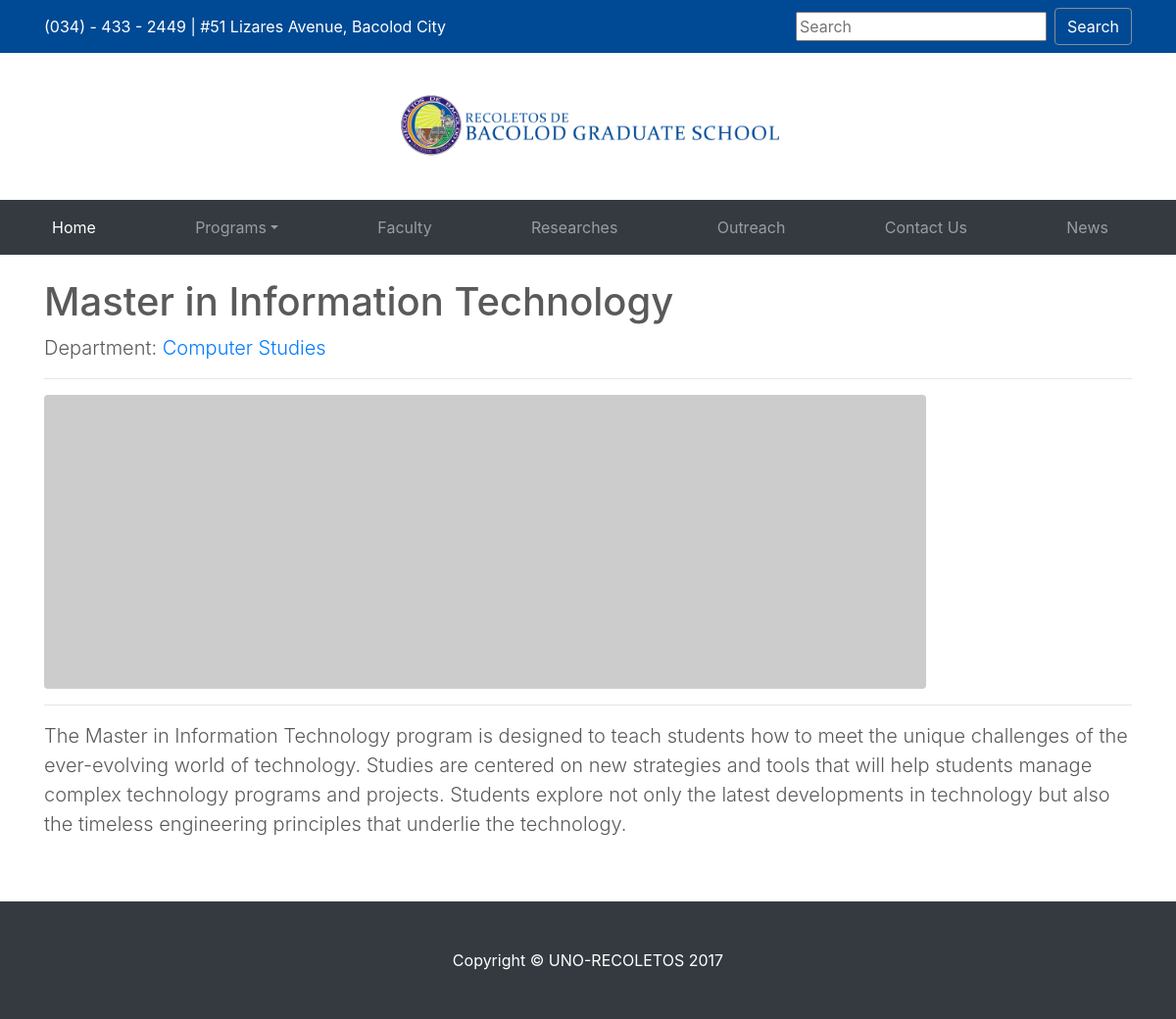
/view/17, run on an earlier commit of the app's database.
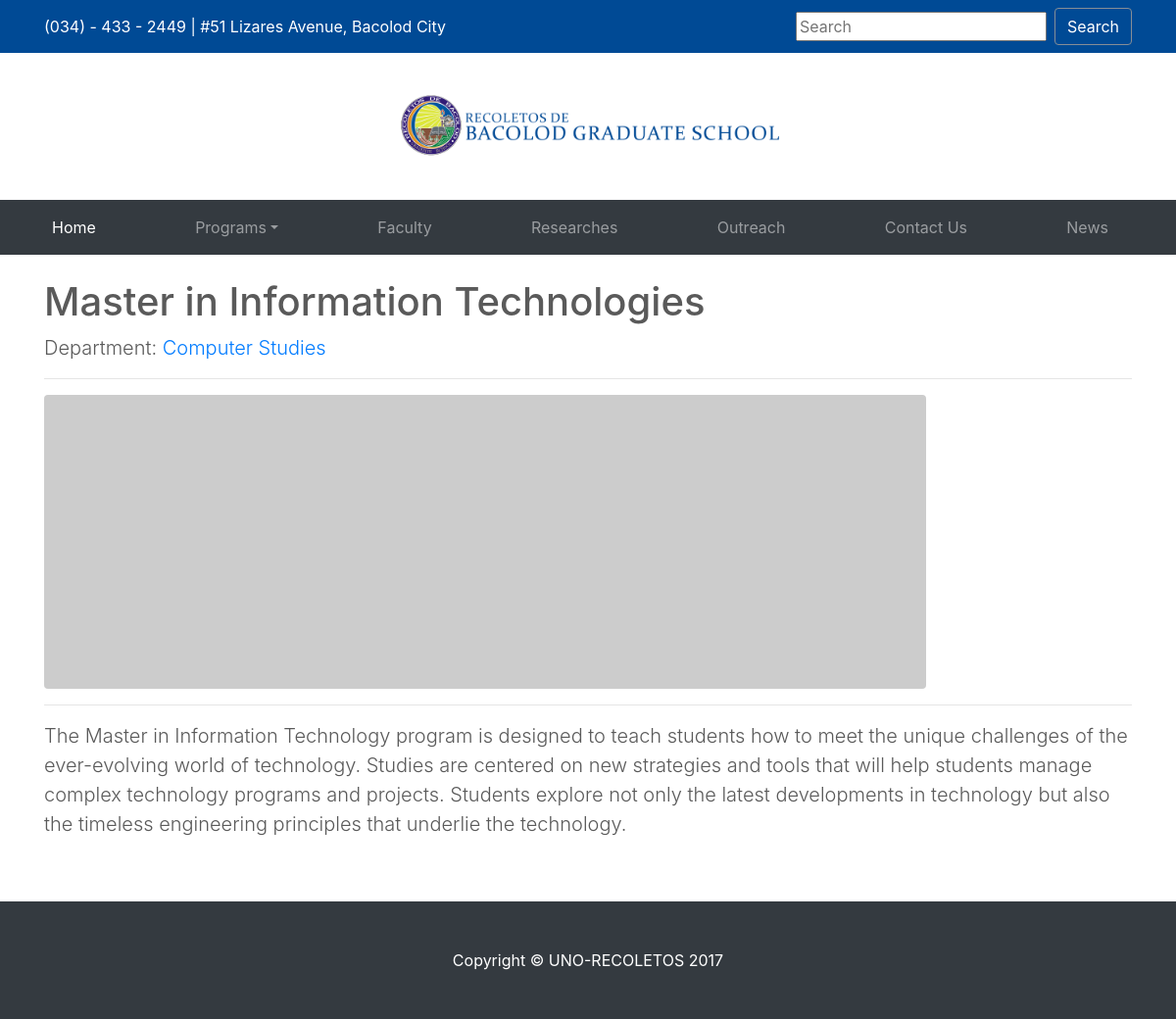
And on a later commit of the database.
### website/models.py (models this page shows, shortened)
class Program (models.Model):
	program_name = models.CharField(null="", max_length=100)
	program_description = models.CharField(null="", max_length=2000)
	program_department = models.CharField(null="", max_length=50)

### website/views.py (the view)
# urls.py: url(r'^view/(?P<pk>\d+)$', views.program_item, name='program_item'),
def program_item(request, pk, template_name='website/program_item.html'):
	program = get_object_or_404(Program, pk=pk)
	return render(request, template_name, {'object':program})

### website/templates/website/program_item.html
{% extends 'website/base.html' %}
{% load static %}
{% block content %}
<div class="container"><h1 class="mt-4">{{object.program_name}}</h1>
<p class="lead">
    Department:
    <a href="/program">{{object.program_department}}</a>
</p>
<hr>
<img class="img-fluid rounded" src="http://placehold.it/900x300" alt="">
<hr>
<p class="lead">
    {{object.program_description}}
</p>
<br><br>
</div>
{% endblock %}

### website/templates/website/base.html (shortened to what this page needs)
<!DOCTYPE html>
<html lang="en">
{% load static %}
<head>
    <link  href="{% static 'website/css/bootstrap.min.css' %}" rel="stylesheet">
    <link href="{% static 'website/css/heroic-features.css' %}" rel="stylesheet">
    <link href="{% static 'website/css/carousel.css' %}" rel="stylesheet">
</head>
<body>
    <nav class="navbar navbar-dark" style="background-color: #004a95">
        <div class="container">
            <span class="navbar-brand" style=" font-size: medium;">
                (034) - 433 - 2449 | #51 Lizares Avenue, Bacolod City
            </span>
            <form class="form-inline">
              <input class="mr-sm-2" placeholder="Search" type="text">
                <button class="btn btn-outline-secondary my-2 my-sm-0" type="submit"><span style="color:white;">Search</span></button>
            </form>
          </div>
    </nav>
    <div class="navbar-header text-center">
        <a class="logo" href="/" title="Recoletos de Bacolod Graduate School | University of Negros Occidental - Recoletos">
            <img height="150px" src="{% static 'website/images/logo.png' %}" alt="Recoletos de Bacolod Graduate School | University of Negros Occidental - Recoletos"/>
        </a>
    </div>
    <nav class="navbar navbar-expand-lg navbar-dark bg-dark">
      <div class="container">
        <div class="collapse navbar-collapse" id="navbarResponsive">
          <ul class="navbar-nav navbar  ml-auto">
            <li class="nav-item active">
              <a class="nav-link" href="/"> Home
              </a>
            </li>
            <li class="nav-item dropdown menu-large">
              <a class="nav-link dropdown-toggle dropdown-toggle-split" href="programs" data-toggle="dropdown" aria-haspopup="true" aria-expanded="false">Programs</a>
            </li>
            <li class="nav-item">
              <a class="nav-link" href="faculty">Faculty</a>
            </li>
            <li class="nav-item">
              <a class="nav-link" href="research">Researches</a>
            </li>
            <li class="nav-item">
              <a class="nav-link" href="outreach">Outreach</a>
            </li>
            <li class="nav-item">
              <a class="nav-link" href="contactus">Contact Us</a>
            </li>
            <li class="nav-item">
              <a class="nav-link" href="news">News</a>
            </li>
          </ul>
        </div>
      </div>
    </nav>
{% block content %}
{% endblock %}
</body>
<footer class="py-5 bg-dark">
      <div class="container">
        <p class="m-0 text-center text-white">Copyright &copy; UNO-RECOLETOS 2017</p>
      </div>
</footer>
</html>

### website/static/website/css/heroic-features.css (style rules this page uses)
body { padding-top: 54px; }
@media (min-width: 992px) { body { padding-top: 56px; } }

### website/static/website/css/carousel.css (style rules this page uses)
body { padding-top: 3rem; padding-bottom: 3rem; color: #5a5a5a; }

### website/templates/website/base.html (style rules this page uses)
body { padding:0; }
.navbar-nav > li > a { padding-top:0px !important; padding-bottom:0px !important; }
.navbar { min-height:32px !important }
.navbar-nav { width: 100%; text-align: center; }

What changed in the data, as far as the page shows it:
changed Program "Computer Studies": program_name "Master in Information Technology" → "Master in Information Technologies"
